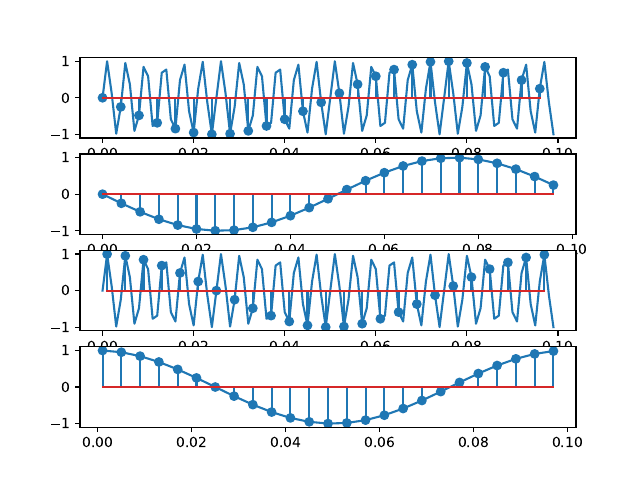

Reproduce this figure in Python.
import numpy as np
import matplotlib.pyplot as plt

def semnal_sin(t):
    return np.sin(2 * np.pi * t * 240)

def decimare(v):
    return np.array([v[i] for i in range(len(v)) if i % 4 == 0])


def decimare2(v):
    return np.array([v[i] for i in range(1, len(v)) if (i - 1) % 4 == 0])

fs = 1000
T = 1 / fs
time = np.arange(0, 0.1, T)
sig = semnal_sin(time)
time2 = decimare(time)
sig2 = decimare(sig)
sig3 = decimare2(sig)
time3 = decimare2(time)

fig, ax = plt.subplots(4)
ax[0].plot(time, sig)
ax[0].stem(time2, sig2)
ax[1].plot(time2, sig2)
ax[1].stem(time2, sig2)
ax[2].plot(time, sig)
ax[2].stem(time3, sig3)
ax[3].plot(time3, sig3)
ax[3].stem(time3, sig3)
fig.savefig("ex7.pdf")
plt.show()

# esantioanele decimate au o forma sinusoidala de frecventa 1/4 din frecventa semnalului initial
# decimarea incepand cu al doilea element este ademanatoare cu cea incepand de la primul cu diferenta ca
# valorile sunt shiftate

